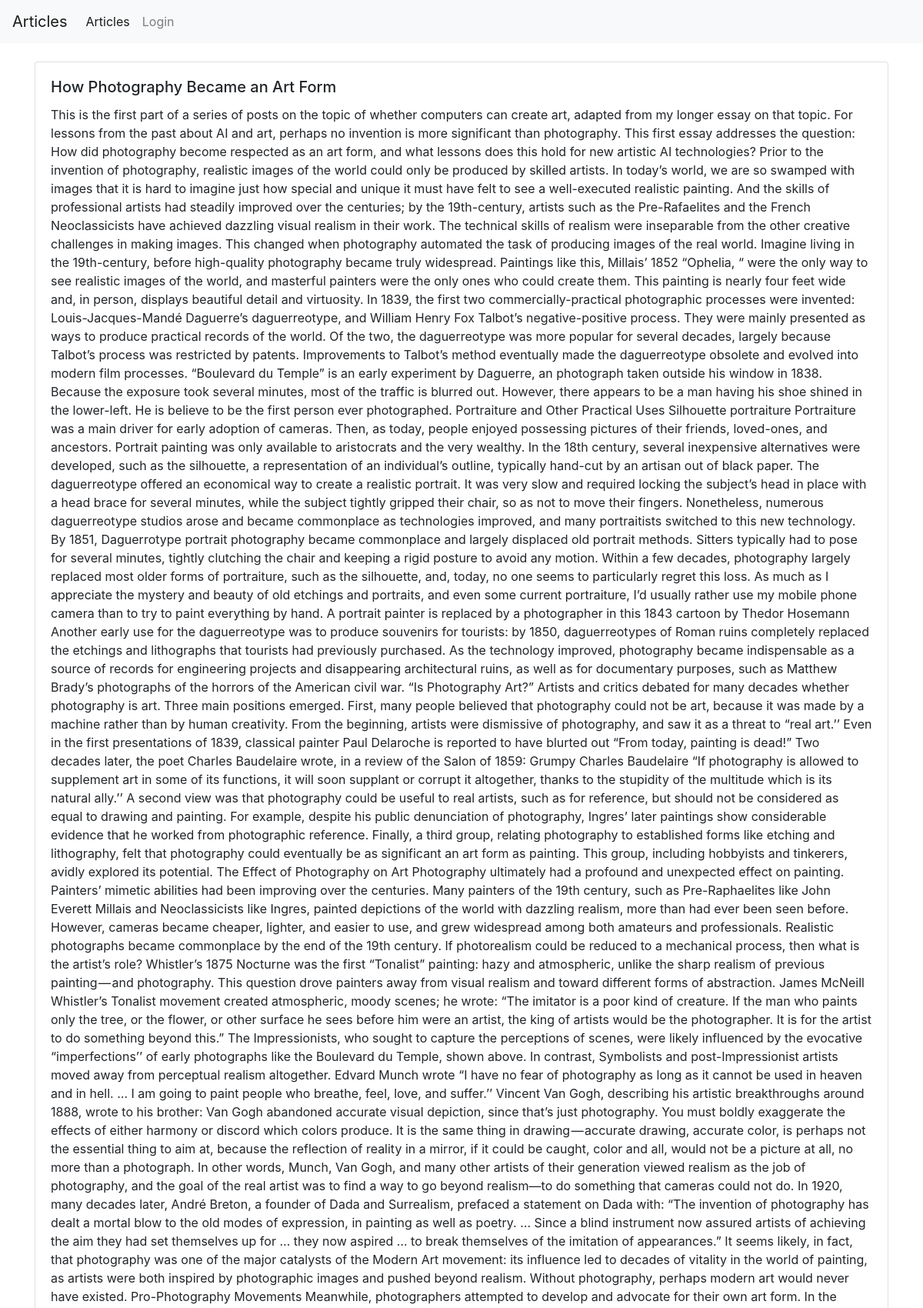
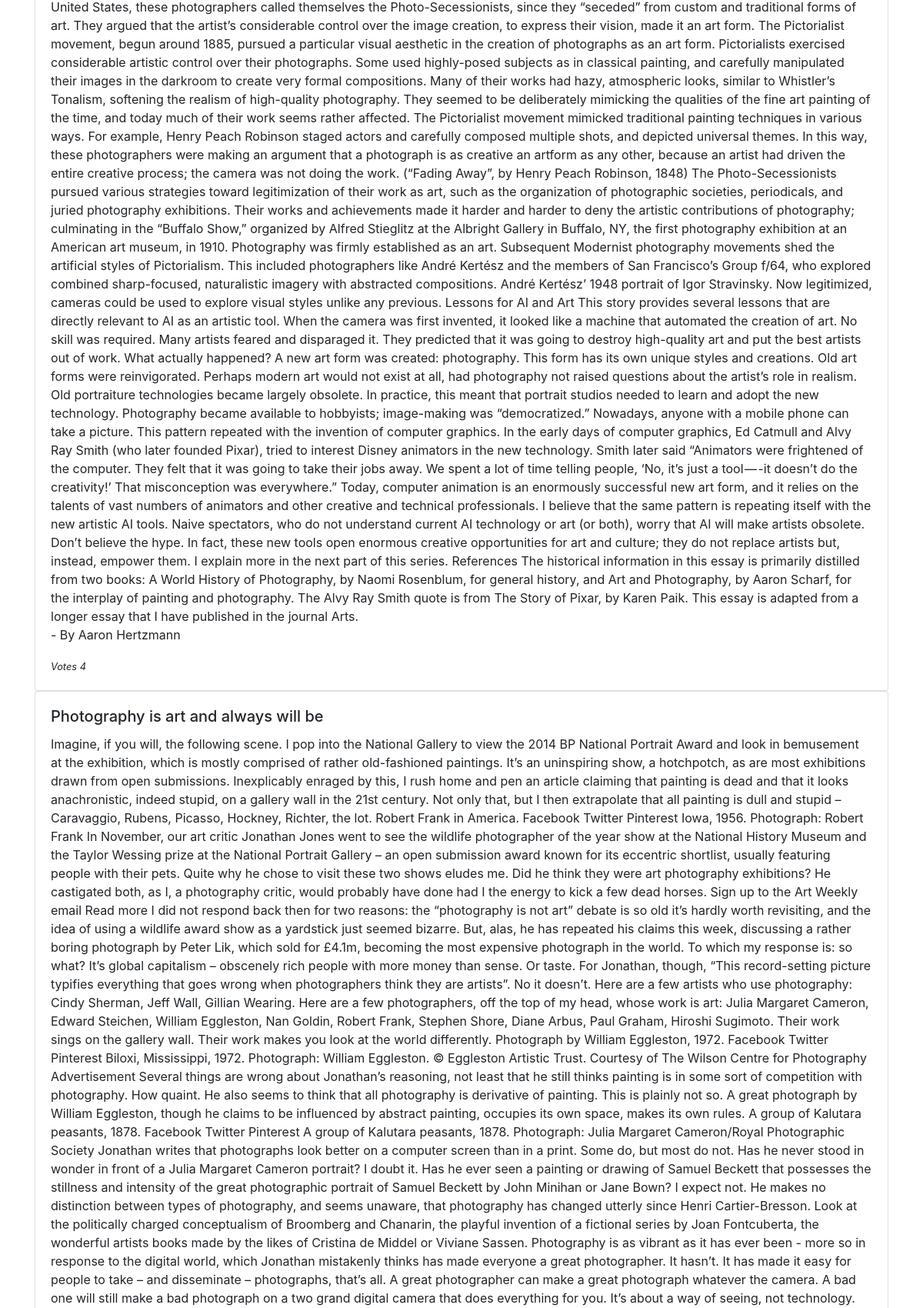
The page / (upper part) on the database its author committed (2 pictures, top to bottom).
### articles/models.py (models this page shows, shortened)
class Article(models.Model):
    title = models.CharField(max_length=200)
    content = models.TextField(blank=True, null=True)
    author_name = models.CharField(max_length=100)
    count = models.IntegerField(default=0)
    class Meta:
        unique_together = (('title', 'author_name'),)

### articles/views.py (the view)
# urls.py: path('', views.listing_article, name='listing_article'),
def listing_article(request):
    if request.method == 'GET':
        can_vote = False
        article_list = Article.objects.all().order_by('-count')
        page = request.GET.get('page', 1)
        paginator = Paginator(article_list, 3)
        try:
            articles = paginator.page(page)
        except PageNotAnInteger:
            articles = paginator.page(1)
        except EmptyPage:
            articles = paginator.page(paginator.num_pages)
        if request.user.is_authenticated:
            can_vote = True
        return render_to_response('list.html', {"result": articles,
                                                "can_vote": can_vote,
                                                "user": request.user})

### articles/templates/list.html (shortened to what this page needs)
{% extends 'base.html' %}
{% block content %}
<br>
<div class="row">
   {%for item in result%}
   <div class="col-lg-12">
      <div class="card" style="width: 100%;">
         <div class="card-body">
            <h5 class="card-title">{{item.title}} </h5>
            <p class="card-text">{{item.content}} <br> - By {{item.author_name}} </p>
            <em><small>Votes {{item.count}} </em></small>
         </div>
      </div>
   </div>
   {% endfor %}
</div>
{% endblock %}

### articles/templates/base.html (shortened to what this page needs)
<!DOCTYPE html>
<html lang="en">
   <head>
      <link rel="stylesheet" href="https://maxcdn.bootstrapcdn.com/bootstrap/4.0.0/css/bootstrap.min.css">
   </head>
   <body>
      <nav class="navbar navbar-expand-lg navbar-light bg-light">
         <a class="navbar-brand" href="/">Articles</a>
         <div class="collapse navbar-collapse" id="navbarSupportedContent">
            <ul class="navbar-nav mr-auto">
               <li class="nav-item active">
                  <a class="nav-link" href="/">Articles <span class="sr-only">(current)</span></a>
               </li>
               {% if user.is_authenticated %}
               <li class="nav-item">
                  <a class="nav-link" href="/add/">Add</a>
               </li>
               <li class="nav-item">
                  <a class="nav-link" href="/logout/">Logout</a>
               </li>
               {% else %}
               <li class="nav-item">
                  <a class="nav-link" href="/login/">Login</a>
               </li>
               {% endif %}
            </ul>
         </div>
      </nav>
      <div class="container">
         {% block content %}
         {% endblock %}
      </div>
   </body>
</html>

### rows shown on the page
Article: title "How Photography Became an Art Form", content "This is the first part of a series of posts on the topic of whether computers can create art, adapted from my longer essay on that topic. For lessons from the past about AI and art, perhaps no invention is more significant than photography. This first essay addresses the question: How did photography become respected as an art form, and what lessons does this hold for new artistic AI technologies? Prior to the invention of photography, realistic images of the world could only be produced by skilled artists. In today’s world, we are so swamped with images that it is hard to imagine just how special and unique it must have felt to see a well-executed realistic painting. And the skills of…", author_name "Aaron Hertzmann", count "4"
Article: title "Photography is art and always will be"
